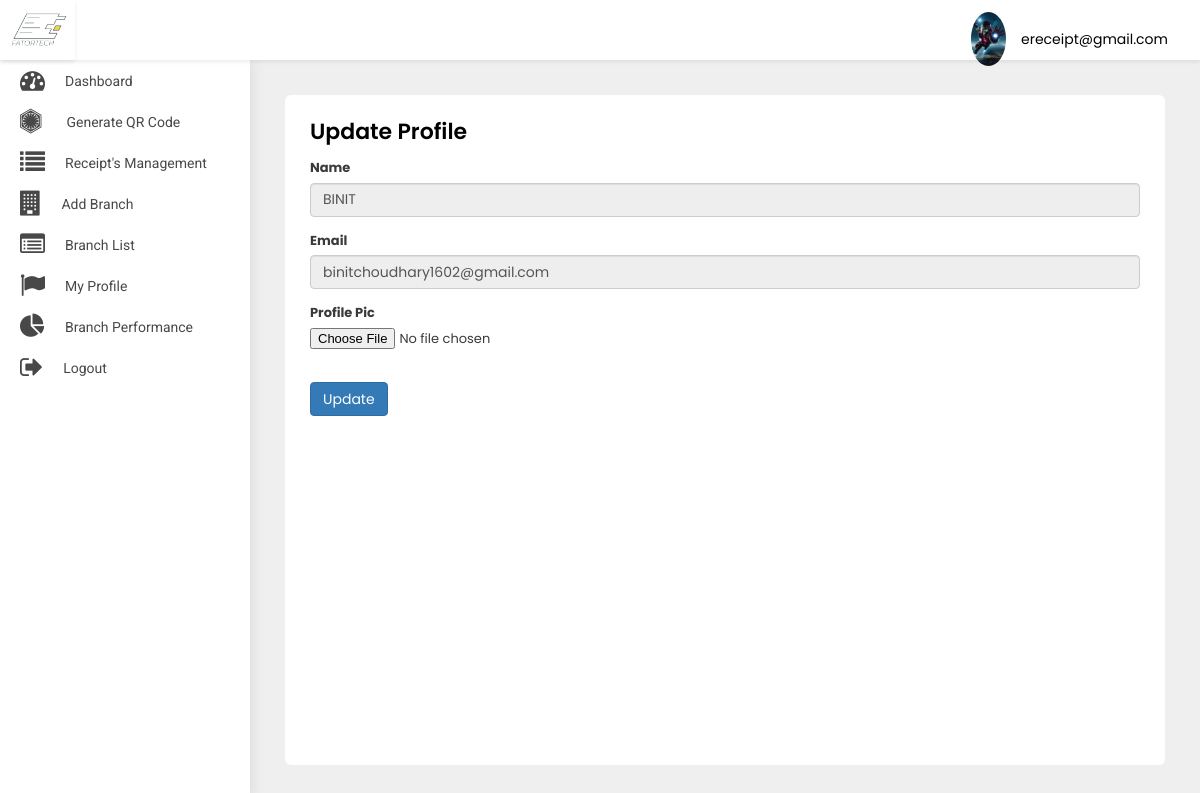
The page /merchant/update-profile/1/ (signed in) on the database its author committed.
### src/models.py (models this page shows, shortened)
class User(AbstractBaseUser, PermissionsMixin):
    first_name = models.CharField(default='first name', max_length=100)
    last_name = models.CharField(default='', max_length=100, null=True, blank=True)
    email = models.CharField(default='', max_length=255, unique=True)
    country_code = models.CharField(default='+91', max_length=10)
    phone_number = models.CharField(default='', max_length=18)
    profile_pic = models.ImageField(default='default_profile.png', null=True, blank=True)
    device_token = models.CharField(default='', max_length=500, null=True, blank=True)
    password = models.CharField(default='', max_length=100)
    confirm_password = models.CharField(default='', max_length=100)
    is_merchant = models.BooleanField(default=False)
    is_subadmin = models.BooleanField(default=False)
    created_at = models.DateTimeField(auto_now_add=True)
    is_active = models.BooleanField(default=True)
    is_staff = models.BooleanField(default=False)
    can_manage_merchant = models.BooleanField(default=False)
    can_manage_category = models.BooleanField(default=False)
    can_manage_branch = models.BooleanField(default=False)
    can_manage_receipts = models.BooleanField(default=False)
    can_manage_dashboard = models.BooleanField(default=False)
    objects = UserManager()
    USERNAME_FIELD = 'email'
    class Meta:
        ordering = ('-created_at',)

class Merchant(models.Model):
    full_name = models.CharField(default='', max_length=200)
    profile_pic = models.ImageField(default='default_profile.png', null=True, blank=True)
    category = models.ForeignKey(Category, on_delete=models.CASCADE)
    email = models.EmailField()
    password = models.CharField(default='', max_length=100)
    confirm_password = models.CharField(default='', max_length=100)
    created_at = models.DateTimeField(auto_now_add=True)
    commercial_id = models.CharField(default='', max_length=256)
    address = models.CharField(default='', max_length=2000)
    blocked = models.BooleanField(default=False)

### merchant/views.py (the view, shortened to what this page needs)
# urls.py: path('update-profile/<int:pk>/', UpdateProfilePicView.as_view(), name='update-profile'),
class UpdateProfilePicView(LoginRequiredMixin, UpdateView):
    model = Merchant
    form_class = MerchantUpdateForm
    template_name = 'update-profile.html'
    login_url = 'merchant:login'
    success_url = reverse_lazy('merchant:profile')

### merchant/forms.py
class MerchantUpdateForm(forms.ModelForm):
    full_name = forms.CharField(widget=forms.TextInput(attrs={'readonly': 'readonly', 'class': 'form-control'}))
    email = forms.EmailField(widget=forms.EmailInput(attrs={'readonly': 'readonly', 'class': 'form-control'}))
    class Meta:
        model = Merchant
        fields = ('full_name', 'email', 'profile_pic')

### merchant/templates/update-profile.html (shortened to what this page needs)
{% extends 'base-merchant.html' %}
{% block body %}
<div class="WrapperArea">
    <div class="WrapperBox">
        <div class="Small-Wrapper">
            <h4 class="Title">Update Profile</h4>
            <form class="form-group" method="post" enctype="multipart/form-data">
                <div class="form-group">
                    <label for="">Name </label>
                    {{form.full_name}}
                </div>
                <div class="form-group">
                    <label for="">Email </label>
                    {{form.email}}
                </div>
                <div class="form-group">
                    <label for="">Profile Pic </label>
                    <input type="file" name="profile_pic">
                </div>
                <br>
                <button class="btn btn-primary" type="submit">Update</button>
            </form>
        </div>
    </div>
</div>
{% endblock body %}

### merchant/templates/base-merchant.html (shortened to what this page needs)
{% load static %}
<head>
    <link type="text/css" rel="stylesheet" href="{% static 'adminpanel/css/style.css' %}">
    <link rel="stylesheet" href="{% static 'adminpanel/css/media.css' %}">
</head>
<body>
<div class="Header">
    <div class="Logo">
        <img src="{% static 'adminpanel/images/logo.jpg' %}">
    </div>
    <div class="Navigation">
        <div class="Avater">
            <a href="javascript:void(0);">
                <figure><img src="{{user.profile_pic.url}}"></figure>
                {{user}} </a>
        </div>
    </div>
</div>
<div class="SidenavBar">
    <ul>
        <li class="nav-item nav-link {% if request.resolver_match.view_name  == 'merchant:dashboard' %}active{% endif %}">
            <a href="{% url 'merchant:dashboard'  %}">
                <span><i class="fa fa-tachometer"></i></span> Dashboard
            </a>
        </li>
        <li class="nav-item nav-link {% if request.resolver_match.view_name  == 'merchant:create-order' %}active{% endif %}">
            <a href="{% url 'merchant:create-order'  %}">
                <span><i class="fa fa-first-order"></i></span>Generate QR Code
            </a>
        </li>
        <li class="nav-item nav-link {% if request.resolver_match.view_name  == 'merchant:order-list' %}active{% endif %}">
            <a href="{% url 'merchant:order-list'  %}">
                <span><i class="fa fa-list"></i></span> Receipt's Management
            </a>
        </li>
        <li class="nav-item nav-link {% if request.resolver_match.view_name  == 'merchant:add-branch' %}active{% endif %}">
            <a href="{% url 'merchant:add-branch'  %}">
                <span><i class="fa fa-building"></i></span> Add Branch
            </a>
        </li>
        <li class="nav-item nav-link {% if request.resolver_match.view_name  == 'merchant:branch-list' %}active{% endif %}">
            <a href="{% url 'merchant:branch-list'  %}">
                <span><i class="fa fa fa-list-alt"></i></span>Branch List
            </a>
        </li>
        <li class="nav-item nav-link {% if request.resolver_match.view_name  == 'merchant:profile' %}active{% endif %}">
            <a href="{% url 'merchant:profile'  %}">
                <span><i class="fa fa-flag"></i></span> My Profile
            </a>
        </li>
        <li class="nav-item nav-link {% if request.resolver_match.view_name  == 'merchant:branch-performance' %}active{% endif %}">
            <a href="{% url 'merchant:branch-performance'  %}">
                <span><i class="fa fa-pie-chart"></i></span> Branch Performance
            </a>
        </li>
        <li class="nav-item nav-link {% if request.resolver_match.view_name  == 'logout' %}active{% endif %}">
            <a href="{% url 'merchant:logout' %}">
                <span><i class="fa fa-sign-out"></i></span>
                <p>Logout</p>
            </a>
        </li>
    </ul>
</div>
{% block body %}
{% endblock body %}
</body>
</html>

### static/adminpanel/css/style.css (style rules this page uses)
body { margin: 0; padding: 0; font-family: 'Poppins', sans-serif !important; font-size: 13px; color: #3a3a3a; font-weight: 400; }
* { margin: 0px; padding: 0px; }
header, footer, aside, article, section, detail, nav, figure { position: relative; }
h1, h2, h3, h4, h5, h6, p { margin: 0; padding: 0; }
ul, li, ol { list-style-type: none; margin: 0; padding: 0; }
a { text-decoration: none; outline: none; }
img { border: 0; outline: none; max-width: 100%; }
input[type="text"], input[type="password"], select, textarea, input[type="button"] { max-width: 100%; }
p { margin: 0; padding: 0; }
.Header { box-shadow: 0 2px 4px rgba(0, 0, 0, .08); -webkit-box-shadow: 0 2px 4px rgba(0, 0, 0, .08); position: fixed; width: 100%; left: 0; top: 0; background-color: #fff; z-index: 99 }
.Header .Logo { width: 75px; text-align: center; padding: 5px 0; float: left; height: 60px; box-shadow: 0 2px 4px rgba(0, 0, 0, .08); }
.Header .Logo img { height: 100%; width: 100%; object-fit: cover; }
.Header .Navigation { transition: all 0.2s ease; margin-left: 235px; padding: 7px 3.2rem; width: calc(100% - 235px); text-align: right; height: 60px }
.Header .Navigation .Avater { margin: 5px 0 5px 30px; position: relative; display: inline-block }
.Header .Navigation .Avater a { display: flex; align-items: center; font-size: 14px; color: #000 }
.Header .Navigation .Avater a figure { width: 35px; border-radius: 50%; margin: 0 15px 0 0; overflow: hidden }
.SidenavBar { height: calc(100% - 60px); position: fixed; width: 250px; top: 60px; padding: 0; overflow: auto; box-shadow: 0 0 15px rgba(0, 0, 0, .1); background-color: #fff; z-index: 2; transition: 0.2s all ease-in-out; }
.SidenavBar ul { margin: 0 }
.SidenavBar ul li { margin: 0 }
.SidenavBar ul li a { display: flex; cursor: pointer; padding: 8px 20px 8px 20px; transition: 0.2s all ease-in-out; color: #484848; font-family: "Roboto"; font-size: 14px; text-transform: capitalize; position: relative; align-items: center; overflow: hidden; white-space: nowrap; }
.SidenavBar ul li a span { font-size: 25px; margin-right: 20px; }
.SidenavBar ul li:nth-child(2) a span { margin-right: 25px; }
.WrapperArea { margin-left: 250px; flex: 1 1 auto; display: flex; flex-direction: column; margin-top: 60px; transition: 0.2s all ease-in-out; background-color: #efefef; }
.WrapperArea .WrapperBox { padding: 35px; background-color: #efefef; min-height: calc(100vh - 60px) }
.Small-Wrapper { background-color: #fff; padding: 25px; border-radius: 6px; height: 100%; min-height: calc(100vh - 130px); }
h4.Title { margin: 0 0 15px; font-weight: 600; color: #000; text-transform: capitalize; font-size: 22px; display:inline-block; }

### rows shown on the page
User: profile_pic (placeholder picture), email "ereceipt@gmail.com"
Merchant: full_name "BINIT", email "binitchoudhary1602@gmail.com"
